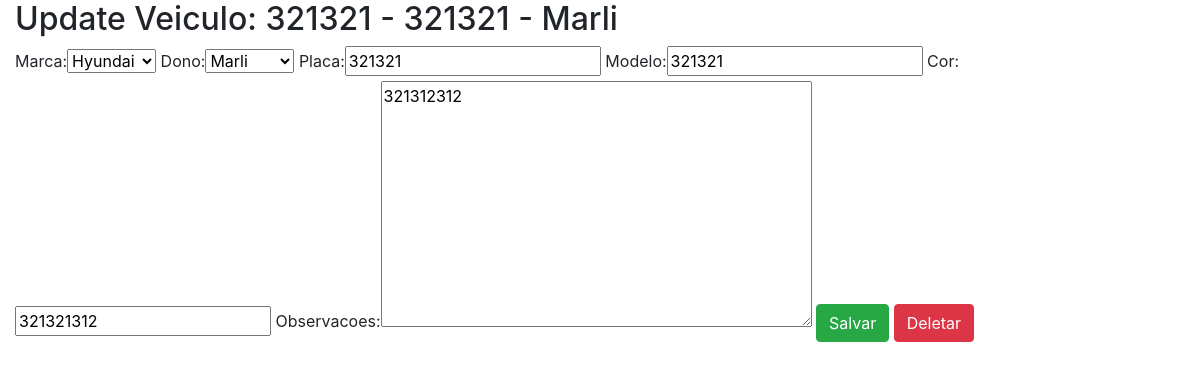
The app's page /core/veiculos-update/1/, older data.
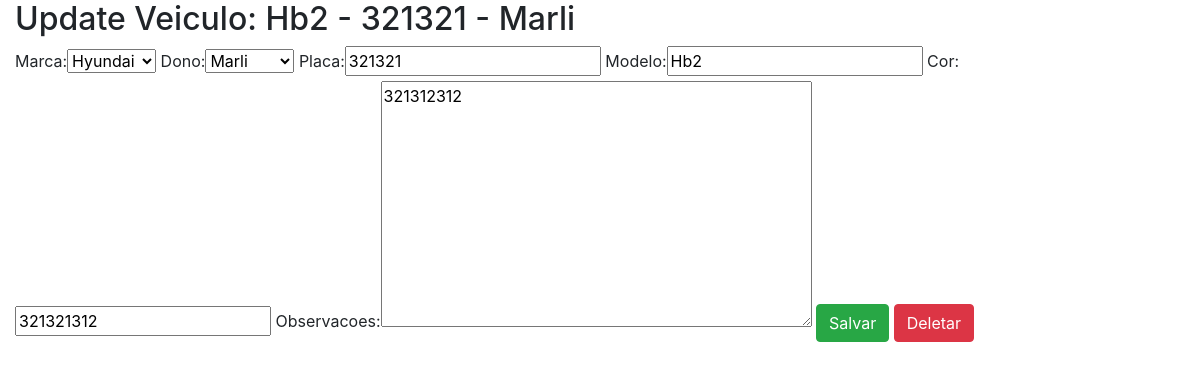
The same page, newer data.
### core/models.py (models this page shows)
class veiculo(models.Model):
    marca = models.ForeignKey(marca, on_delete=models.SET_NULL, null=True)
    dono = models.ForeignKey(pessoa, on_delete=models.SET_NULL, null=True)
    placa = models.CharField(max_length=7, null=True)
    modelo = models.CharField(max_length=30, null=True)
    cor = models.CharField(max_length=20, null=True)
    observacoes = models.TextField()
    def __str__(self):
        return self.modelo + " - " + self.placa + " - " + str(self.dono)

class pessoa(models.Model):
    nome = models.CharField(max_length=100)
    end = models.CharField(max_length=200)
    telefone = models.CharField(max_length=200)
    def __str__(self):
        return self.nome

### core/views.py (the view)
# urls.py: re_path(r'^veiculos-update/(?P<id>\d+)/$', veiculo_update, name='core_veiculo_update'),
def veiculo_update(request, id):
    data= {}
    Veiculo = veiculo.objects.get(id=id)
    form = VeiculoForm(request.POST or None, instance=Veiculo)
    data['veiculo'] = Veiculo
    data['form'] = form
    if request.method == 'POST':
        if form.is_valid():
            form.save()
            return redirect('core_lista_veiculos')
    else:
        return render(request, 'core/update_veiculo.html', data)

### core/forms.py
class VeiculoForm(ModelForm):
    class Meta:
        model = veiculo
        fields = '__all__'

### core/models.py (called while the page is built)
    def __str__(self):
        return self.nome

### core/templates/core/update_veiculo.html (shortened to what this page needs)
<!DOCTYPE html>
{% extends 'base.html' %}
{% block main %}
{% load bootstrap %}
<html lang="en">
<head>
</head>
<body>
    <h2> Update Veiculo: {{veiculo}}</h2>
    <form action="{% url 'core_veiculo_update' veiculo.id%}" method="POST">
        {{ form|bootstrap }}
        <button class="btn btn-success" type="submit"> Salvar </button>
        <a href="{% url 'core_veiculo_delete' veiculo.id%}" class="btn btn-danger" role="button" aria-pressed="true">Deletar</a>
    </form>
{% endblock %}

Row changes from the older to the newer data that the page shows:
changed veiculo "Hyundai": modelo+placa+dono "321321 - 321321 - Marli" → "Hb2 - 321321 - Marli"; modelo "321321" → "Hb2"
